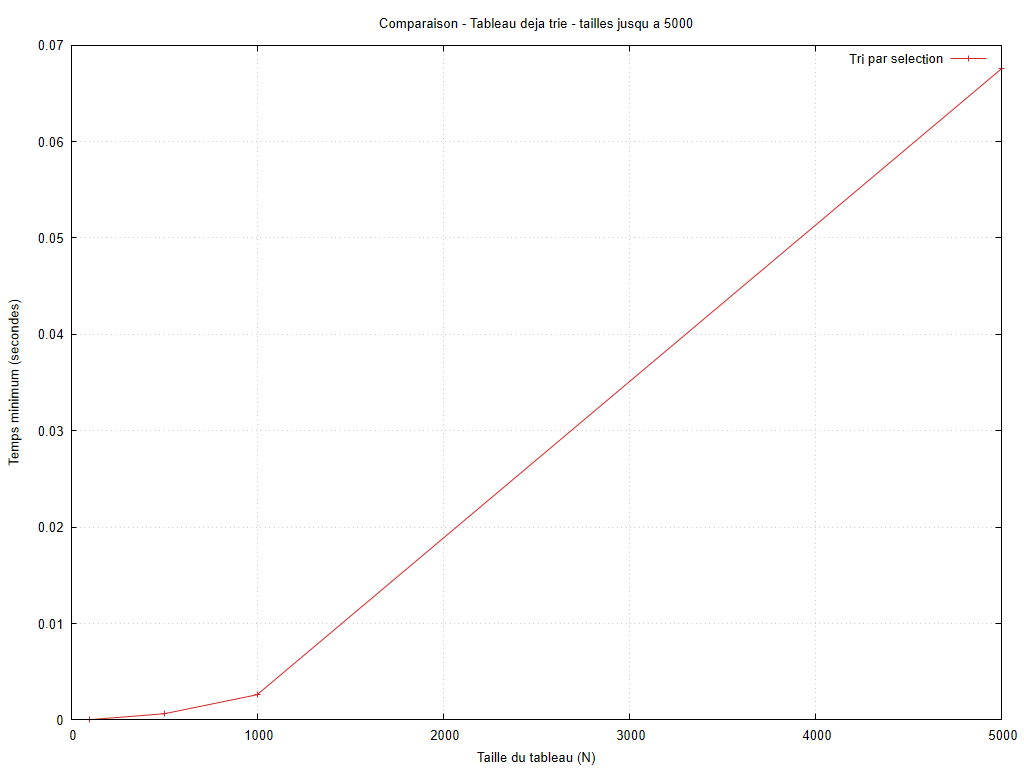

This figure's gnuplot source:
set encoding utf8
set terminal pngcairo size 1024,768 font 'Arial,10'
set output 'graphiques/20261006_211417/comparaisons/croissant_algos_01_petites_tailles.png'
set datafile missing 'non_mesure'
set datafile separator ';'
set title 'Comparaison - Tableau deja trie - tailles jusqu a 5000'
set xlabel 'Taille du tableau (N)'
set ylabel 'Temps minimum (secondes)'
set grid
set yrange [0:*]
set xrange [0:5000]
plot 'resultats/20261006_211417/croissant.csv' every ::1 using 1:2 title 'Tri par selection' with linespoints lc rgb '#d62728'
unset output
